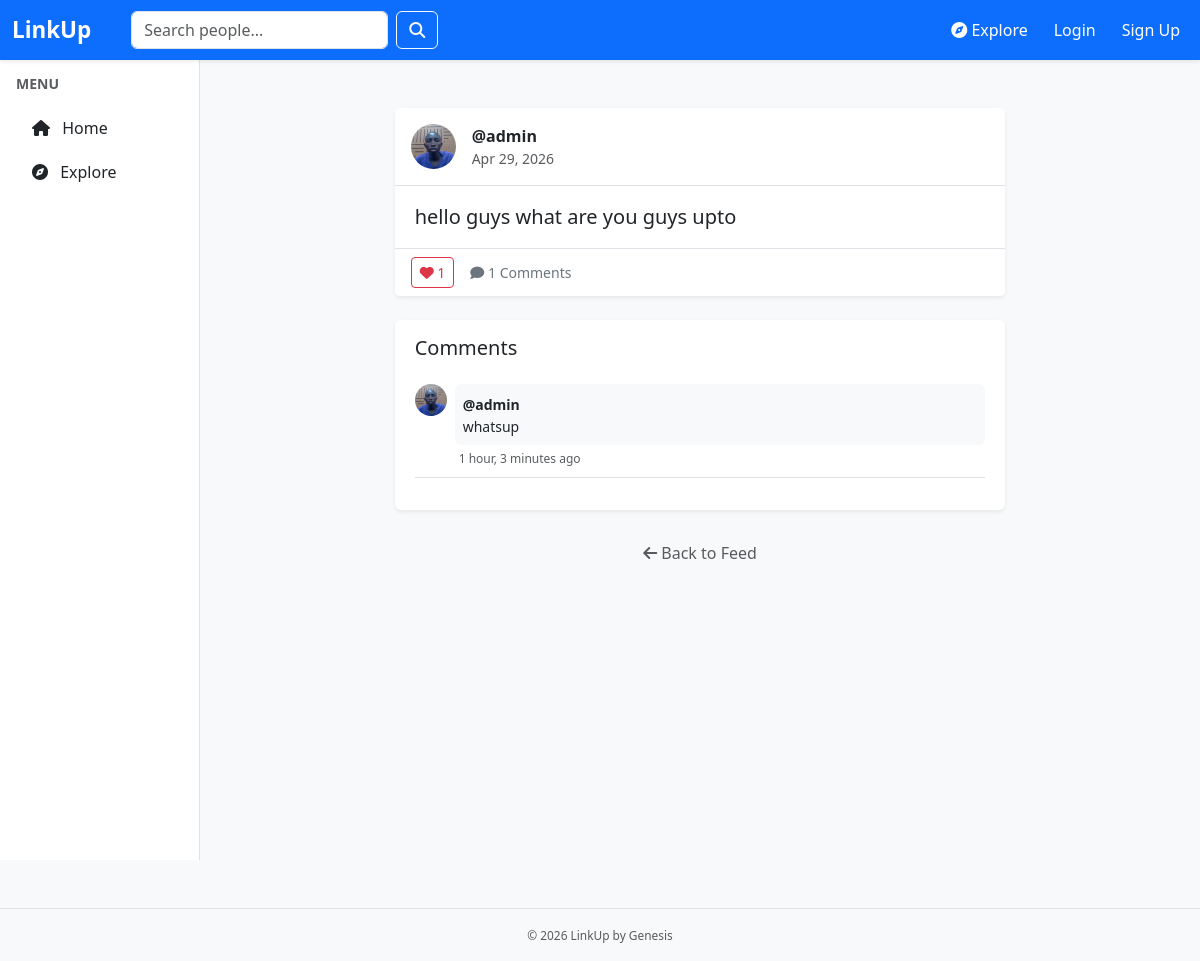
The app's page /post/2/ with its own data.
### posts/models.py (models this page shows, shortened)
class Post(models.Model):
    user = models.ForeignKey(User, on_delete=models.CASCADE, related_name='user_posts')
    content = models.TextField()
    image = models.FileField(upload_to='post_images/', blank=True, null=True)
    created_at = models.DateTimeField(default=timezone.now)
    class Meta:
        ordering = ['-created_at']

class Comment(models.Model):
    post = models.ForeignKey(Post, on_delete=models.CASCADE, related_name='comments')
    author = models.ForeignKey(User, on_delete=models.CASCADE, related_name='post_comments')
    content = models.TextField()
    created_at = models.DateTimeField(default=timezone.now)
    class Meta:
        ordering = ['created_at']

### profiles/models.py (models this page shows, shortened)
class UserProfile(models.Model):
    user = models.OneToOneField(User, on_delete=models.CASCADE)
    bio = models.TextField(max_length=300, blank=True)
    image = models.FileField(
        upload_to='profile_pics/',
        default='profiles/images/default_profile.png',
        blank=True
    )
    location = models.CharField(max_length=100, blank=True)
    skills = models.TextField(blank=True)
    job_title = models.CharField(max_length=100, blank=True)
    website = models.URLField(max_length=200, blank=True)
    contact = models.CharField(max_length=100, blank=True)
    education = models.TextField(blank=True)
    following = models.ManyToManyField('self', related_name='followers', symmetrical=False, blank=True)
    created_at = models.DateTimeField(auto_now_add=True)

### profiles/views.py (the view)
# urls.py: path('post/<int:post_id>/', views.post_detail, name='post_detail'),
def post_detail(request, post_id):
    post = get_object_or_404(Post, id=post_id)
    comments = post.comments.all().order_by('-created_at')
    user_has_liked = False
    if request.user.is_authenticated:
        user_has_liked = Like.objects.filter(post=post, user=request.user).exists()
    if request.method == 'POST':
        if not request.user.is_authenticated:
            return redirect('login')
        form = CommentForm(request.POST)
        if form.is_valid():
            comment = form.save(commit=False)
            comment.post = post
            comment.author = request.user # Matches your ForeignKey field name
            comment.save()
            return redirect('profiles:post_detail', post_id=post.id)
    else:
        form = CommentForm()
    return render(request, 'profiles/post_detail.html', {
        'post': post,
        'comments': comments,
        'comment_form': form,
        'user_has_liked': user_has_liked
    })

### profiles/forms.py
class CommentForm(forms.ModelForm):
    class Meta:
        from posts.models import Comment
        model = Comment
        fields = ['content']
        widgets = {
            'content': forms.Textarea(attrs={'rows': 2, 'placeholder': 'Write a comment...'}),
        }

### profiles/templates/profiles/post_detail.html (shortened to what this page needs)
{% extends 'profiles/base.html' %}
{% load static %}
{% block content %}
<div class="container mt-4">
    <div class="row justify-content-center">
        <div class="col-md-8">
            <div class="card shadow-sm border-0 mb-4">
                <div class="card-header bg-white border-bottom p-3">
                    <div class="d-flex align-items-center">
                        <img src="{% if post.user.userprofile.image %}{{ post.user.userprofile.image }}{% else %}{% static 'profiles/images/default_profile.png' %}{% endif %}"
                             class="rounded-circle me-3" style="width: 45px; height: 45px; object-fit: cover;">
                        <div>
                            <a href="{% url 'profiles:profile_detail' post.user.username %}" class="fw-bold text-dark text-decoration-none">
                                {{ post.user.username }}
                            </a>
                            <div class="text-muted small">{{ post.created_at|date:"M d, Y" }}</div>
                        </div>
                    </div>
                </div>
                <div class="card-body">
                    <p class="card-text fs-5">{{ post.content|linebreaksbr }}</p>
                </div>
                <div class="card-footer bg-white border-top d-flex align-items-center">
                    <form method="POST" action="{% url 'profiles:like_post' post.id %}" class="me-3">
                        <button type="submit" class="btn btn-sm {% if user_has_liked %}btn-danger{% else %}btn-outline-danger{% endif %}">
                            <i class="fas fa-heart"></i> {{ post.likes.count }}
                        </button>
                    </form>
                    <span class="text-secondary small"><i class="fas fa-comment"></i> {{ comments.count }} Comments</span>
                </div>
            </div>
            <div class="card shadow-sm border-0">
                <div class="card-body">
                    <h5 class="mb-4">Comments</h5>
                    {% for comment in comments %}
                        <div class="d-flex mb-3 pb-2 border-bottom">
                            <img src="{% if comment.author.userprofile.image %}{{ comment.author.userprofile.image }}{% else %}{% static 'profiles/images/default_profile.png' %}{% endif %}"
                                 class="rounded-circle me-2" style="width: 32px; height: 32px; object-fit: cover;">
                            <div class="w-100">
                                <div class="bg-light p-2 rounded">
                                    <a href="{% url 'profiles:profile_detail' comment.author.username %}" class="fw-bold text-dark text-decoration-none small">
                                        {{ comment.author.username }}
                                    </a>
                                    <p class="mb-0 small text-dark">{{ comment.content }}</p>
                                </div>
                                <small class="text-muted ms-1" style="font-size: 0.75rem;">{{ comment.created_at|timesince }} ago</small>
                            </div>
                        </div>
                    {% empty %}
                        <p class="text-muted text-center py-3">No comments yet.</p>
                    {% endfor %}
                </div>
            </div>
            <div class="text-center mt-4 mb-5">
                <a href="{% url 'profiles:home' %}" class="btn btn-link text-decoration-none text-muted">
                    <i class="fas fa-arrow-left"></i> Back to Feed
                </a>
            </div>
        </div>
    </div>
</div>
{% endblock %}

### static/css/style.css (style rules this page uses)
:root { --linkup-blue: #007bff; --linkup-gold: #ffc107; --linkup-gray: #f8f9fa; --linkup-dark: #343a40; }
body { font-family: 'Segoe UI', sans-serif; background-color: var(--linkup-gray); color: #333; }
.card { border: none; box-shadow: 0 2px 6px rgba(0,0,0,0.05); }
.card-body { padding: 1rem 1.25rem; }
.card-text { font-size: 1rem; line-height: 1.5; }

### records on screen
Post: user.image (picture), user.username "@admin", created_at "Apr 29, 2026", content "hello guys what are you guys upto", likes.count "1"
Comment: author.image (picture), author.username "@admin", content "whatsup", created_at "1 hour, 3 minutes"

### other values on screen
{{ comments.count }} "1"
